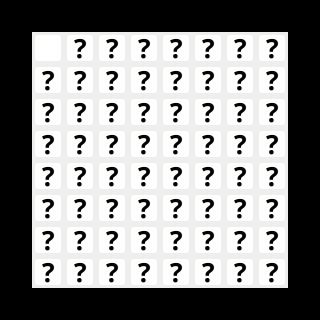

This is a level from a 2D game, rendered from its Tiled map with the project's own tilesets. A one-line summary and the complete map file follow:
An orthogonal 10x10 tile map with 32x32 px tiles, 1 tile layer (Calque de Tuiles 1).

<map version="1.5" tiledversion="1.7.0" orientation="orthogonal" renderorder="right-down" width="10" height="10" tilewidth="32" tileheight="32" infinite="0" nextlayerid="4" nextobjectid="2">
 <editorsettings>
  <export target="lvl1.csv" format="csv" />
 </editorsettings>
 <tileset firstgid="1" source="vbot_tilemap.tsx" />
 <layer id="1" name="Calque de Tuiles 1" width="10" height="10">
  <data encoding="csv">
4,4,4,4,4,4,4,4,4,4,
4,1,5,5,5,5,5,5,5,4,
4,5,5,5,5,5,5,5,5,4,
4,5,5,5,5,5,5,5,5,4,
4,5,5,5,5,5,5,5,5,4,
4,5,5,5,5,5,5,5,5,4,
4,5,5,5,5,5,5,5,5,4,
4,5,5,5,5,5,5,5,5,4,
4,5,5,5,5,5,5,5,5,4,
4,4,4,4,4,4,4,4,4,4
</data>
 </layer>
</map>
